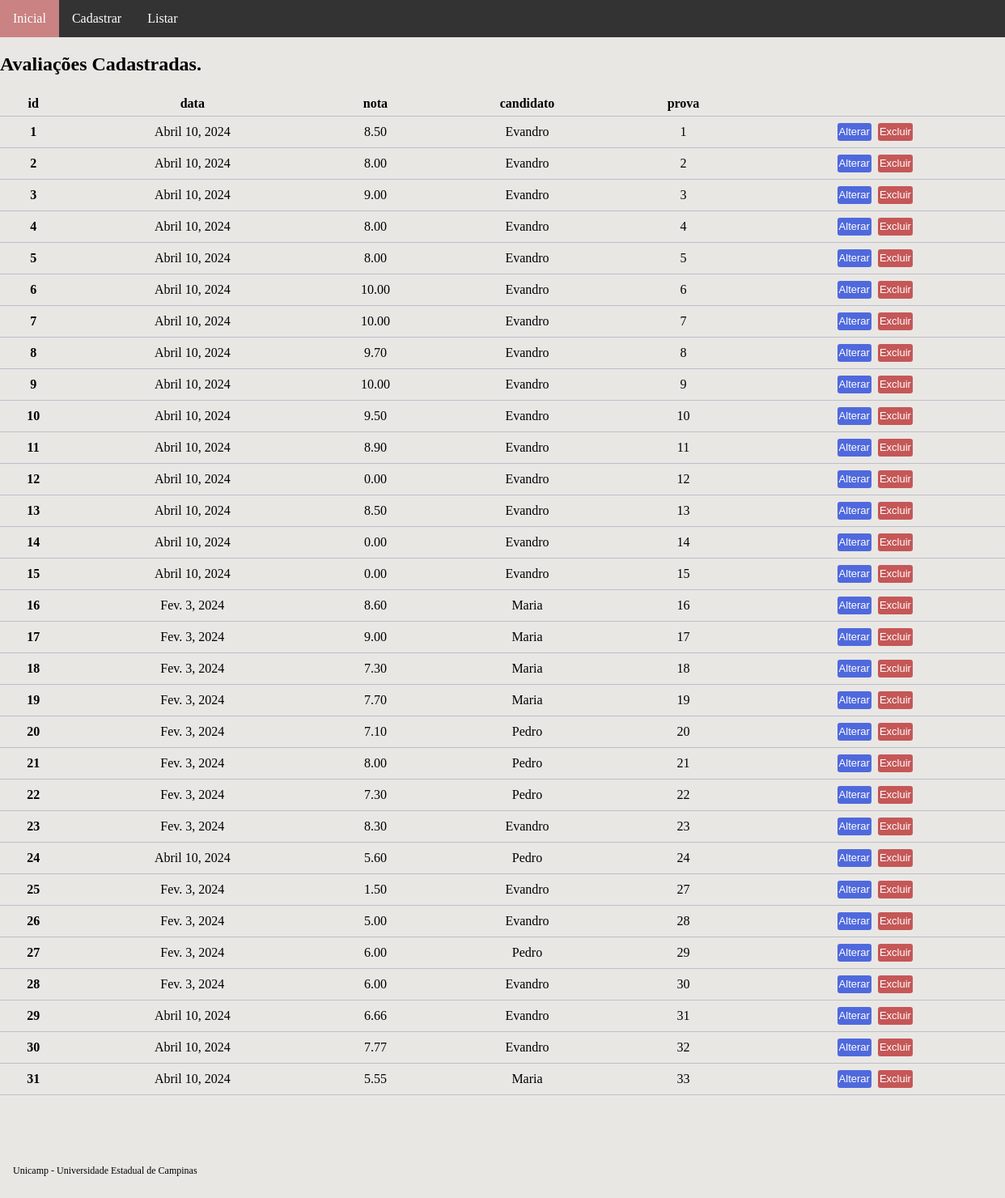
The page /avaliacao-list on the database as committed earlier.
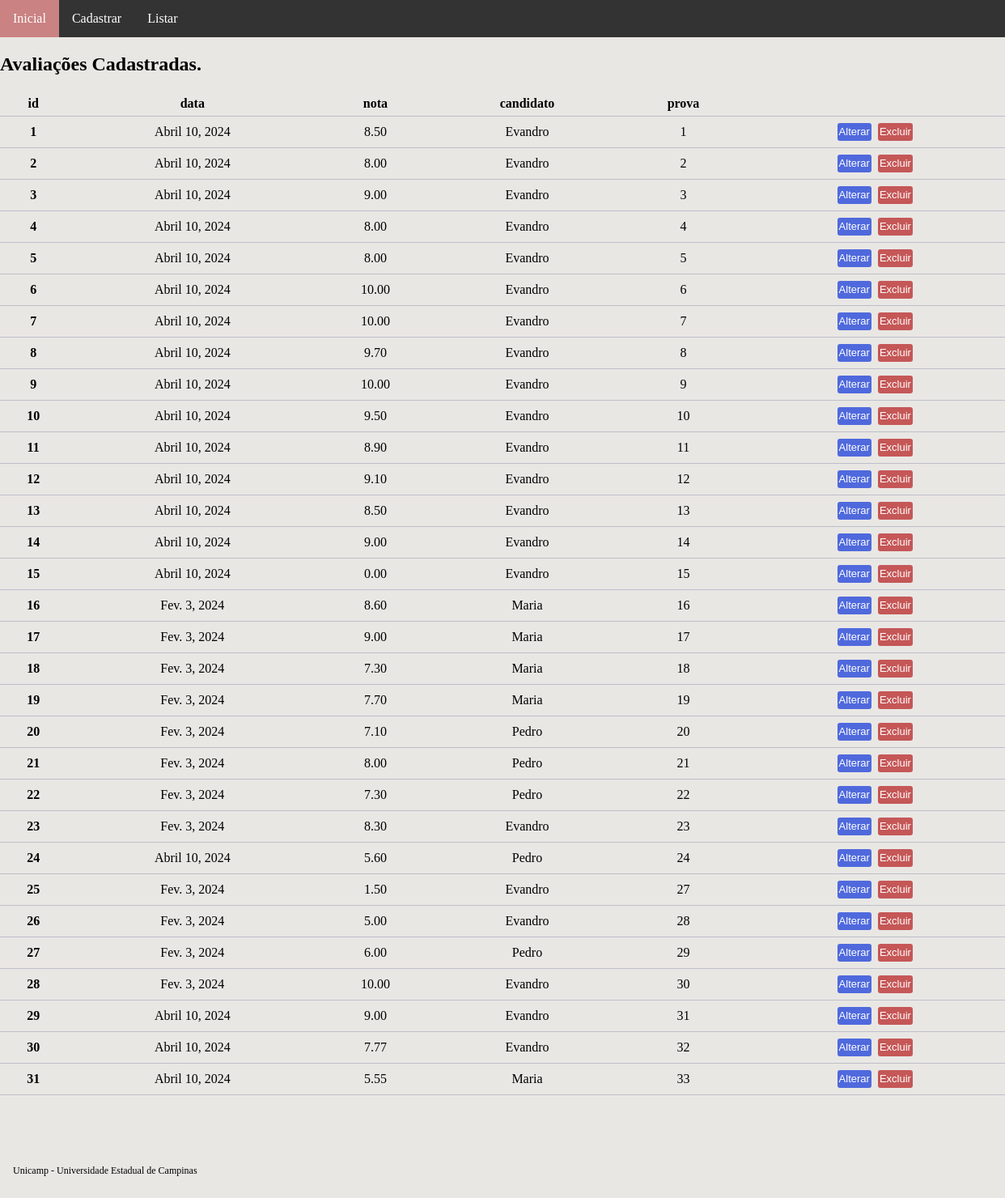
The same page on the database as committed later.
### main/models.py (models this page shows)
class Avaliacao(models.Model):
    nota = models.DecimalField(max_digits=4, decimal_places=2)
    data = models.DateField(null=False, blank=False)
    prova = models.ForeignKey(Prova, on_delete=models.CASCADE)
    candidato = models.ForeignKey(Candidato, on_delete=models.CASCADE)
    avaliacao = models.ManyToManyField(Examinador)

class Candidato(models.Model):
    nome = models.CharField(
        max_length=100, db_index=True, null=False, blank=False)
    habilitado = models.BooleanField(null=True)
    def __str__(self):
        return self.nome

class Prova(models.Model):
    id = models.BigAutoField(primary_key=True)
    concurso = models.ForeignKey(Concurso, on_delete=models.CASCADE)
    tipo = models.ForeignKey(Tipo, on_delete=models.CASCADE)
    def __str__(self):
        return str(self.id)

### main/views.py (the view)
# urls.py: path('avaliacao-list', CadastroAvaliacaoList.as_view(), name='avaliacao_list'),
class CadastroAvaliacaoList(ListView):
    template_name = 'avaliacao_list.html'
    model = Avaliacao

### main/templates/avaliacao_list.html (shortened to what this page needs)
{% extends "base.html" %}
{% block conteudo %}
{% if avaliacao_list %}
<h2>Avaliações Cadastradas.</h2>
<table class="tabela">
    <thead>
        <tr>
            <th>id</th>
            <th>data</th>
            <th>nota</th>
            <th>candidato</th>
            <th>prova</th>
        </tr>
    </thead>
    <tbody>
        {% for n in avaliacao_list %}
        <tr>
            <th scope="row">{{ n.pk }}</th>
            <td>{{ n.data }}</td>
            <td>{{ n.nota }}</td>
            <td>{{ n.candidato }}</td>
            <td>{{ n.prova }}</td>
            <td>
                <a href="{% url 'avaliacao_update' pk=n.pk %}"><button class="botao_confirmar">Alterar</button></a>
                <a href="{% url 'avaliacao_delete' pk=n.pk %}"><button class="botao_aviso">Excluir</button></a>
            </td>
        </tr>
        {% endfor %}
    </tbody>
</table>
{% else %}
<h2>Não há avaliações cadastradas.</h2>
{% endif %}
{% endblock conteudo %}

Rows that differ between the two databases and show on the page:
changed Avaliacao id 12: nota "0.00" → "9.10"
changed Avaliacao id 14: nota "0.00" → "9.00"
changed Avaliacao id 28: nota "6.00" → "10.00"
changed Avaliacao id 29: nota "6.66" → "9.00"
